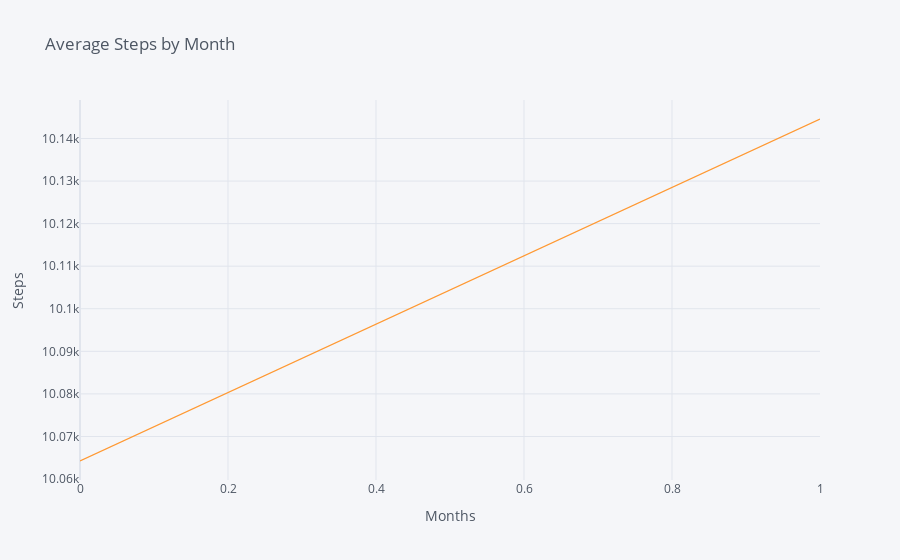

Notebook source saved alongside this figure:
### Code cell
# AVERAGE STEPS BY WORK_OR_WEEKEND
average_steps_weekend = fitbit.groupby(['Work_or_Weekend']).agg({"Steps":"mean"}).reset_index()
average_steps_month.head()
# your code here
average_steps_weekend.iplot(kind = "line", x = "Work_or_Weekend", y = "Steps", title = "Average Steps by Month",
             yTitle = "Steps", xTitle = "Months")

### Figure 1 — Plotly figure (JSON) as saved in the notebook; plotly's stock layout.template omitted (floating-point values rounded to 4 significant figures)
{"data": [{"line": {"color": "rgba(255, 153, 51, 1.0)", "dash": "solid", "shape": "linear", "width": 1.3}, "mode": "lines", "name": "Steps", "text": "", "type": "scatter", "x": [0, 1], "y": [10060.0, 10140.0]}], "layout": {"legend": {"bgcolor": "#F5F6F9", "font": {"color": "#4D5663"}}, "paper_bgcolor": "#F5F6F9", "plot_bgcolor": "#F5F6F9", "title": {"font": {"color": "#4D5663"}, "text": "Average Steps by Month"}, "xaxis": {"gridcolor": "#E1E5ED", "showgrid": true, "tickfont": {"color": "#4D5663"}, "title": {"font": {"color": "#4D5663"}, "text": "Months"}, "zerolinecolor": "#E1E5ED"}, "yaxis": {"gridcolor": "#E1E5ED", "showgrid": true, "tickfont": {"color": "#4D5663"}, "title": {"font": {"color": "#4D5663"}, "text": "Steps"}, "zerolinecolor": "#E1E5ED"}}}
